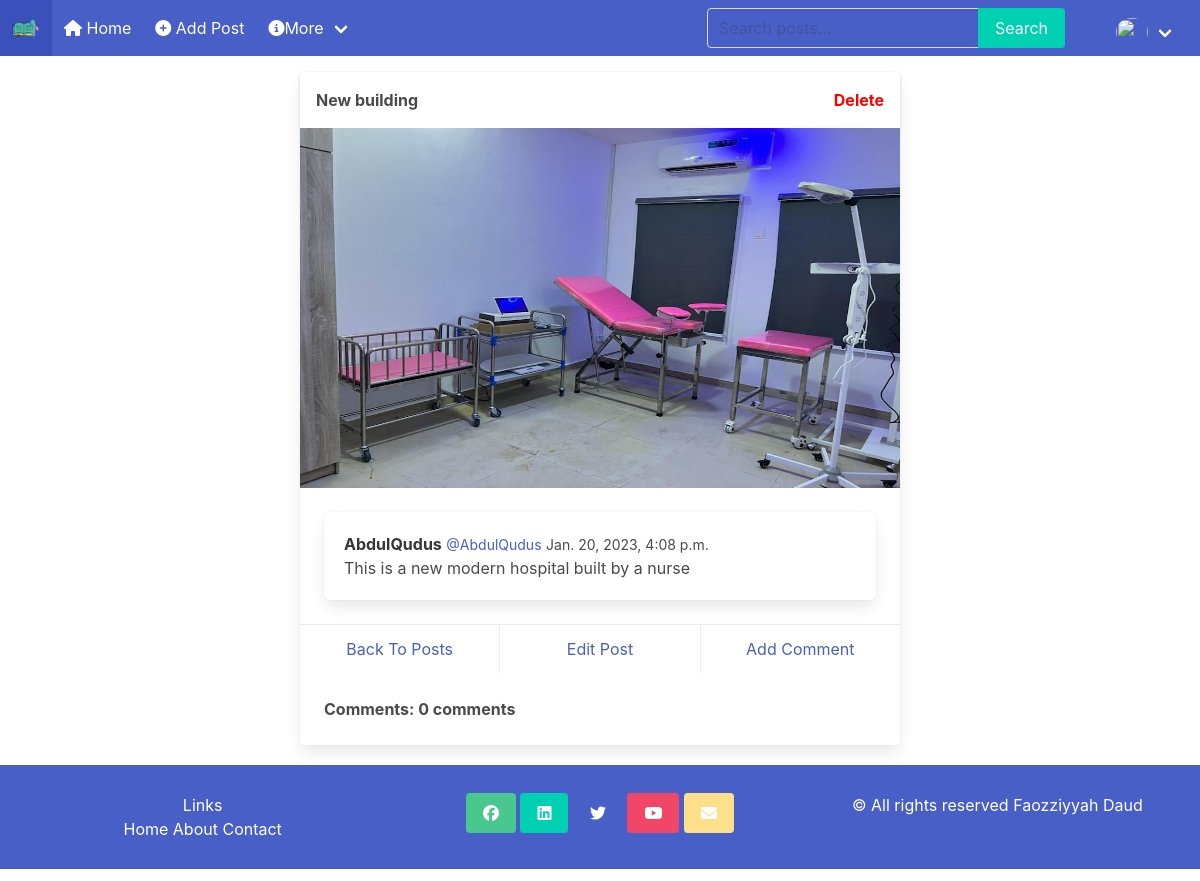
Page /show_post/9 (signed in) on the earlier database version.
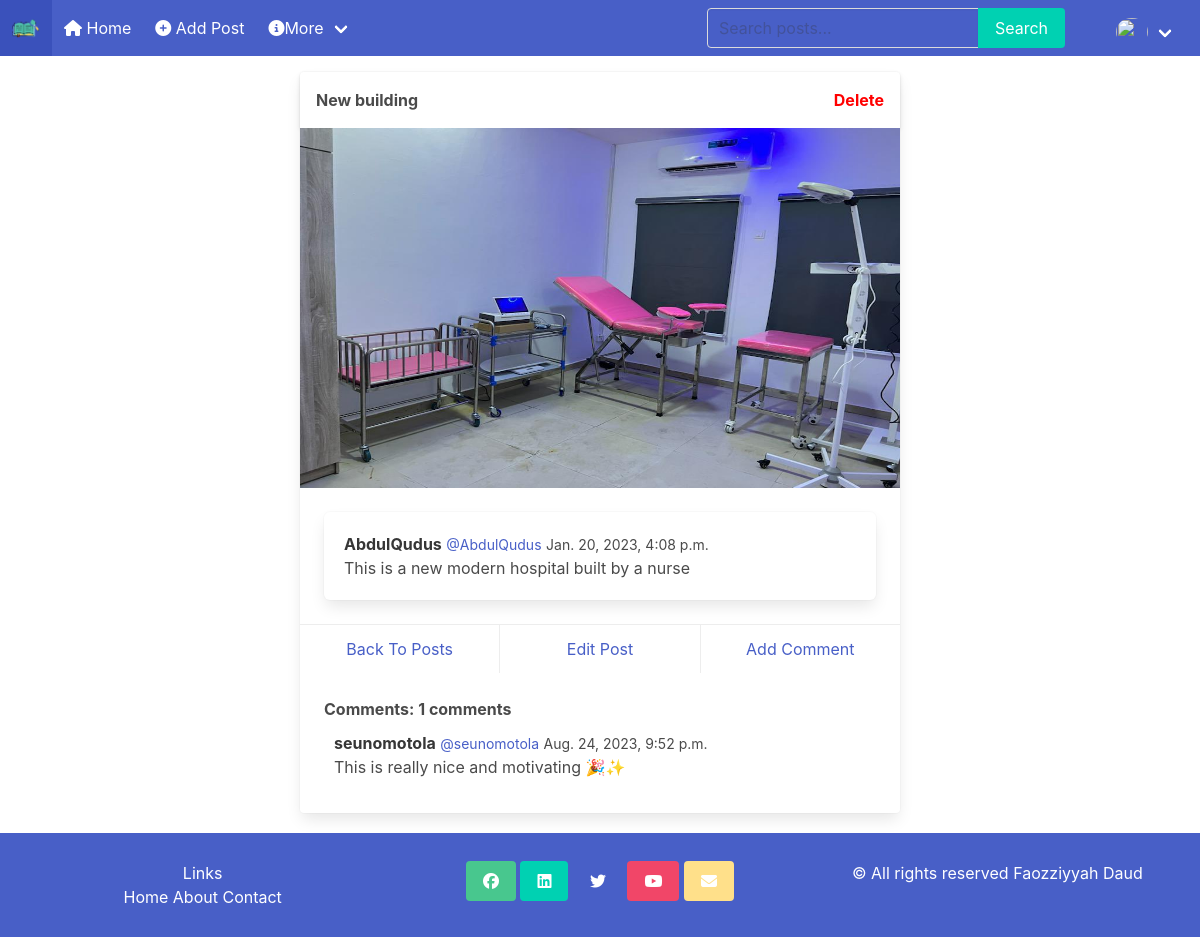
Same page on the later database version.
### blog/models.py (models this page shows, shortened)
class Post(models.Model):
    title = models.CharField(max_length=100)
    user = models.CharField(max_length=100, default=False)
    image = models.ImageField(upload_to='post_images', default='1280x960.png')
    content = models.TextField()
    category = models.ManyToManyField(Category)
    created_at = models.DateTimeField(default=datetime.now)
    no_of_likes = models.IntegerField(default=0)
    approved = models.BooleanField('Approved', default=False)

class Comment(models.Model):
    post = models.ForeignKey(Post, on_delete=models.CASCADE, related_name='comments')
    user = models.CharField(max_length=100)
    body = models.TextField()
    created_on = models.DateTimeField(default=datetime.now)

### blog/views.py (the view)
# urls.py: path('show_post/<post_id>', views.show_post, name='show-post'),
@login_required(login_url='login_user')
def show_post(request, post_id):
    post = Post.objects.get(pk=post_id)
    comments = post.comments.all()
    new_comment = None
    if request.method == 'POST':
        comment_form = CommentForm(data=request.POST)
        if comment_form.is_valid():
            new_comment = comment_form.save(commit=False)
            new_comment.post = post
            new_comment.save()
    else:
        comment_form = CommentForm()
    return render(request, 'postdetails.html', {'post': post, 'comments': comments, 'new_comment': new_comment, 'comment_form': comment_form})

### blog/forms.py
class CommentForm(forms.ModelForm):
    class Meta:
        model = Comment
        fields = ('user', 'body')
        labels = {
            'user': 'user',
            'body': 'body',
        }
        widgets = {
            'user': forms.TextInput(attrs={'class': 'input ', 'placeholder': 'Username'}),
            'body': forms.Textarea(attrs={'class': 'textarea', 'placeholder': 'Content'}),
        }

### templates/postdetails.html (shortened to what this page needs)
{% extends 'base.html' %}
{% block content %}
<div class="card" id="carddetail">
    <header class="card-header" id="head">
        <b>{{ post.title }}</b>
        <b><a href="{% url 'delete-post' post.id %}" style="color: red">Delete</a></b>
    </header>
    <div class="card-image">
        <figure class="image is-5by3">
            <img src="{{post.image.url}}" alt="Placeholder image">
        </figure>
    </div>
    <div class="card-content">
        <div class="box">
            <article class="media">
                <div class="media-content">
                    <div class="content">
                        <p>
                            <strong>{{ post.user }}</strong>
                            <small><a href="/profile/{{post.user}}">@{{ post.user }}</a></small>
                            <small>{{ post.created_at }}</small>
                            <br> {{ post.content }}
                        </p>
                    </div>
                </div>
            </article>
          </div>
    </div>
    <footer class="card-footer">
        <a href="{% url 'index' %}" class="card-footer-item">Back To Posts</a>
        <a href="{% url 'update-post' post.id %}" class="card-footer-item">Edit Post</a>
        <a href="#" class="card-footer-item js-modal-trigger" data-target="modal-js-example">Add Comment</a>
    </footer>
    <div class="card-content">
        <div class="content">
            <b>Comments: {{ comments.count }} comments</b>
            {% for comment in comments %}
                <div class="comments" style="padding: 10px;">
                    <p class="font-weight-bold">
                        <strong>{{ comment.user }}</strong>
                        <small><a href="">@{{ comment.user }}</a></small>
                        <small>{{ comment.created_on }}</small>
                        <br> {{ comment.body }}
                    </p>
                </div>
            {% endfor %}
        </div>
    </div>
</div>
{% endblock %}

Differences in the rows shown:
changed Post "New building": count "0" → "1"
added Comment: user "seunomotola", created_on "Aug. 24, 2023, 9:52 p.m.", body "This is really nice and motivating 🎉✨"
